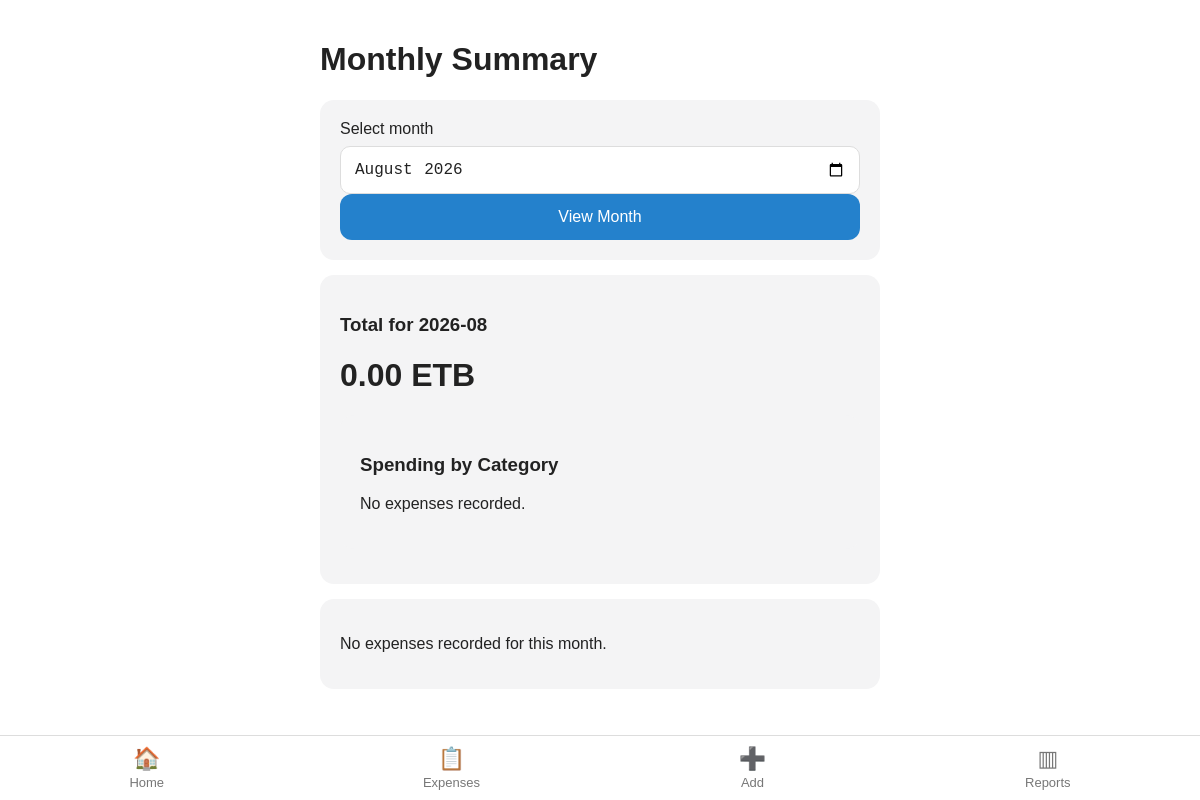
/monthly-summary/ (signed in), run on an earlier commit of the app's database.
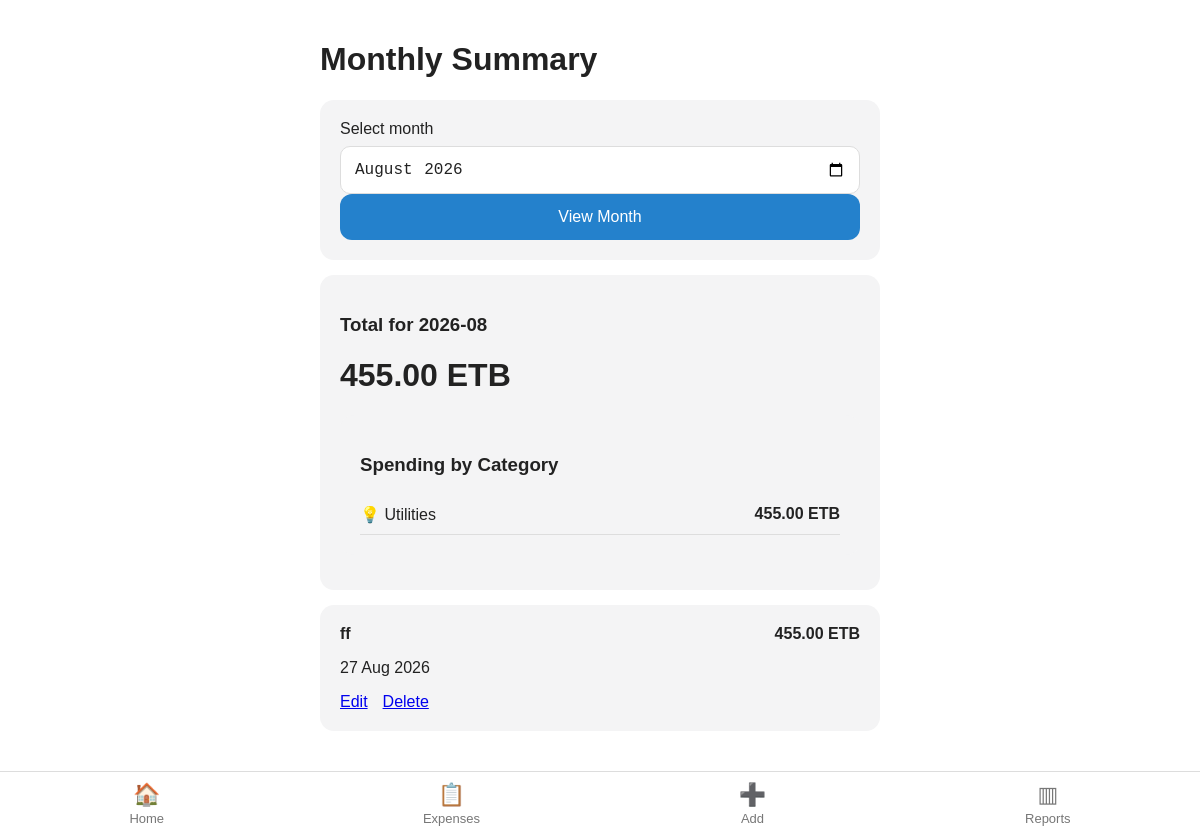
And on a later commit of the database.
### myExpense/models.py (models this page shows, shortened)
class Expense(models.Model):
    class Category(models.TextChoices):
        FOOD = "food", "🍔 Food"
        TRANSPORT = "transport", "🚕 Transport"
        HOUSING = "housing", "🏠 Housing"
        UTILITIES = "utilities", "💡 Utilities"
        SHOPPING = "shopping", "🛒 Shopping"
        HEALTH = "health", "💊 Health"
        EDUCATION = "education", "🎓 Education"
        ENTERTAINMENT = "entertainment", "🎉 Entertainment"
        OTHER = "other", "📦 Other"
    user = models.ForeignKey(
        User,
        on_delete=models.CASCADE,
        related_name="expenses"
    )
    amount = models.DecimalField(
        max_digits=12,
        decimal_places=2
    )
    description = models.CharField(
        max_length=255
    )
    expense_date = models.DateField()
    created_at = models.DateTimeField(
        auto_now_add=True
    )
    updated_at = models.DateTimeField(
        auto_now=True
    )
    category = models.CharField(
        max_length=20,
        choices=Category.choices,
        default=Category.OTHER
    )

### myExpense/views.py (the view)
def monthly_summary(request):
    selected_month = request.GET.get("month")
    if selected_month:
        try:
            year, month = map(int, selected_month.split("-"))
        except (ValueError, TypeError):
            today = date.today()
            year = today.year
            month = today.month
    else:
        today = date.today()
        year = today.year
        month = today.month
    expenses = Expense.objects.filter(
        expense_date__year=year,
        expense_date__month=month,
        user=request.user
    ).order_by("-expense_date", "-created_at")
    total = expenses.aggregate(
        total=Sum("amount")
    )["total"] or 0
    category_totals = expenses.values("category").annotate(
        total=Sum("amount")
    ).order_by("-total")
    return render(
        request,
        "monthly_summary.html",
        {
            "expenses": expenses,
            "year": year,
            "month": month,
            "total": total,
            "category_totals": category_totals,
            "selected_month": selected_month if selected_month else f"{year}-{month:02d}"
        }
    )

### templates/monthly_summary.html (shortened to what this page needs)
{% extends "base.html" %}
{% block content %}
<h1>Monthly Summary</h1>
<form method="GET">
    <div class="card">
        <label>
            Select month
        </label>
        <input
            type="month"
            name="month"
            value="{{ selected_month }}"
            class="input"
        >
        <br>
        <button
            type="submit"
            class="button"
        >
            View Month
        </button>
    </div>
</form>
<div class="card">
    <h3>
        Total for
        {{ year }}-{{ month|stringformat:"02d" }}
    </h3>
    <h1>
        {{ total|floatformat:2 }} ETB
    </h1>
    <div class="card">
    <h3>
        Spending by Category
    </h3>
    {% for category in category_totals %}
        <div style="
            display:flex;
            justify-content:space-between;
            padding:10px 0;
            border-bottom:1px solid #ddd;
        ">
            <span>
                {% if category.category == "food" %}
                    🍔 Food
                {% elif category.category == "transport" %}
                    🚕 Transport
                {% elif category.category == "housing" %}
                    🏠 Housing
                {% elif category.category == "utilities" %}
                    💡 Utilities
                {% elif category.category == "shopping" %}
                    🛒 Shopping
                {% elif category.category == "health" %}
                    💊 Health
                {% elif category.category == "education" %}
                    🎓 Education
                {% elif category.category == "entertainment" %}
                    🎉 Entertainment
                {% else %}
                    📦 Other
                {% endif %}
            </span>
            <strong>
                {{ category.total|floatformat:2 }} ETB
            </strong>
        </div>
    {% empty %}
        <p>
            No expenses recorded.
        </p>
    {% endfor %}
</div>
</div>
{% for expense in expenses %}
<div class="card">
    <div style="
        display:flex;
        justify-content:space-between;
    ">
        <div>
            <strong>
                {{ expense.description }}
            </strong>
            <p>
                {{ expense.expense_date|date:"d M Y" }}
            </p>
        </div>
        <strong>
            {{ expense.amount|floatformat:2 }} ETB
        </strong>
    </div>
    <div style="
        display:flex;
        gap:15px;
    ">
        <a
            href="{% url 'edit_expense' expense.id %}"
        >
            Edit
        </a>
        <a
            href="{% url 'delete_expense' expense.id %}"
        >
            Delete
        </a>
    </div>
</div>
{% empty %}
<div class="card">
    <p>
        No expenses recorded for this month.
    </p>
</div>
{% endfor %}
{% endblock %}

What changed in the data, as far as the page shows it:
added Expense: description "ff", expense_date "27 Aug 2026", amount "455.00"
Also different on the page:
{{ total|floatformat:2 }}: "0.00" → "455.00"
new list line: "💡 Utilities 455.00 ETB"
text no longer shown: "No expenses recorded. No expenses recorded for this month."
